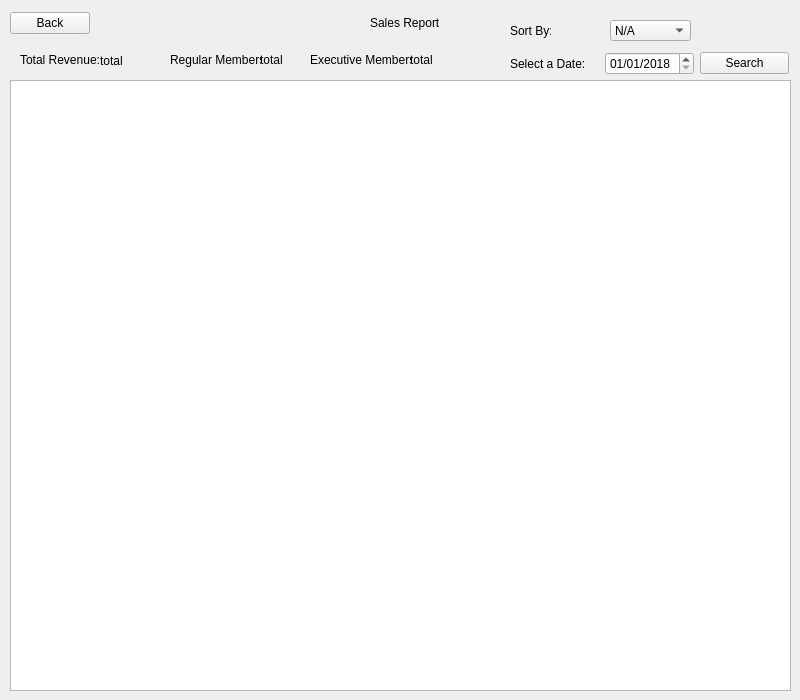
<?xml version="1.0" encoding="UTF-8"?>
<ui version="4.0">
 <class>newSales</class>
 <widget class="QWidget" name="newSales">
  <property name="geometry">
   <rect>
    <x>0</x>
    <y>0</y>
    <width>800</width>
    <height>700</height>
   </rect>
  </property>
  <property name="minimumSize">
   <size>
    <width>800</width>
    <height>700</height>
   </size>
  </property>
  <property name="maximumSize">
   <size>
    <width>800</width>
    <height>700</height>
   </size>
  </property>
  <property name="windowTitle">
   <string>Form</string>
  </property>
  <widget class="QTableWidget" name="tableWidget">
   <property name="geometry">
    <rect>
     <x>10</x>
     <y>80</y>
     <width>781</width>
     <height>611</height>
    </rect>
   </property>
   <property name="sizePolicy">
    <sizepolicy hsizetype="Fixed" vsizetype="Fixed">
     <horstretch>0</horstretch>
     <verstretch>0</verstretch>
    </sizepolicy>
   </property>
  </widget>
  <widget class="QWidget" name="layoutWidget">
   <property name="geometry">
    <rect>
     <x>10</x>
     <y>10</y>
     <width>431</width>
     <height>26</height>
    </rect>
   </property>
   <layout class="QHBoxLayout" name="horizontalLayout">
    <item>
     <widget class="QPushButton" name="pushButton_back">
      <property name="text">
       <string>Back</string>
      </property>
     </widget>
    </item>
    <item>
     <spacer name="horizontalSpacer">
      <property name="orientation">
       <enum>Qt::Horizontal</enum>
      </property>
      <property name="sizeHint" stdset="0">
       <size>
        <width>40</width>
        <height>20</height>
       </size>
      </property>
     </spacer>
    </item>
    <item>
     <widget class="QLabel" name="label_2">
      <property name="text">
       <string>Sales Report</string>
      </property>
     </widget>
    </item>
   </layout>
  </widget>
  <widget class="QWidget" name="layoutWidget">
   <property name="geometry">
    <rect>
     <x>510</x>
     <y>50</y>
     <width>279</width>
     <height>27</height>
    </rect>
   </property>
   <layout class="QHBoxLayout" name="horizontalLayout_2">
    <item>
     <widget class="QLabel" name="label">
      <property name="text">
       <string>Select a Date:</string>
      </property>
     </widget>
    </item>
    <item>
     <widget class="QDateEdit" name="dateEdit_chooseDate">
      <property name="displayFormat">
       <string>MM/dd/yyyy</string>
      </property>
      <property name="date">
       <date>
        <year>2018</year>
        <month>1</month>
        <day>1</day>
       </date>
      </property>
     </widget>
    </item>
    <item>
     <widget class="QPushButton" name="pushButton">
      <property name="text">
       <string>Search</string>
      </property>
     </widget>
    </item>
   </layout>
  </widget>
  <widget class="QLabel" name="label_totalRev">
   <property name="enabled">
    <bool>true</bool>
   </property>
   <property name="geometry">
    <rect>
     <x>20</x>
     <y>50</y>
     <width>81</width>
     <height>20</height>
    </rect>
   </property>
   <property name="text">
    <string>Total Revenue:</string>
   </property>
  </widget>
  <widget class="QLabel" name="label_reg">
   <property name="geometry">
    <rect>
     <x>260</x>
     <y>50</y>
     <width>41</width>
     <height>20</height>
    </rect>
   </property>
   <property name="text">
    <string>total</string>
   </property>
  </widget>
  <widget class="QLabel" name="label_5">
   <property name="geometry">
    <rect>
     <x>170</x>
     <y>50</y>
     <width>91</width>
     <height>20</height>
    </rect>
   </property>
   <property name="text">
    <string>Regular Members:</string>
   </property>
  </widget>
  <widget class="QLabel" name="label_3">
   <property name="enabled">
    <bool>true</bool>
   </property>
   <property name="geometry">
    <rect>
     <x>100</x>
     <y>50</y>
     <width>61</width>
     <height>21</height>
    </rect>
   </property>
   <property name="autoFillBackground">
    <bool>false</bool>
   </property>
   <property name="text">
    <string>total</string>
   </property>
  </widget>
  <widget class="QLabel" name="label_4">
   <property name="geometry">
    <rect>
     <x>310</x>
     <y>50</y>
     <width>101</width>
     <height>20</height>
    </rect>
   </property>
   <property name="text">
    <string>Executive Members:</string>
   </property>
  </widget>
  <widget class="QLabel" name="label_exec">
   <property name="geometry">
    <rect>
     <x>410</x>
     <y>50</y>
     <width>51</width>
     <height>20</height>
    </rect>
   </property>
   <property name="text">
    <string>total</string>
   </property>
  </widget>
  <widget class="QComboBox" name="comboBox">
   <property name="geometry">
    <rect>
     <x>610</x>
     <y>20</y>
     <width>81</width>
     <height>21</height>
    </rect>
   </property>
   <item>
    <property name="text">
     <string>N/A</string>
    </property>
   </item>
   <item>
    <property name="text">
     <string>Executive</string>
    </property>
   </item>
   <item>
    <property name="text">
     <string>Regular</string>
    </property>
   </item>
  </widget>
  <widget class="QLabel" name="label_6">
   <property name="geometry">
    <rect>
     <x>510</x>
     <y>20</y>
     <width>41</width>
     <height>21</height>
    </rect>
   </property>
   <property name="text">
    <string>Sort By:</string>
   </property>
  </widget>
 </widget>
 <resources/>
 <connections/>
</ui>
